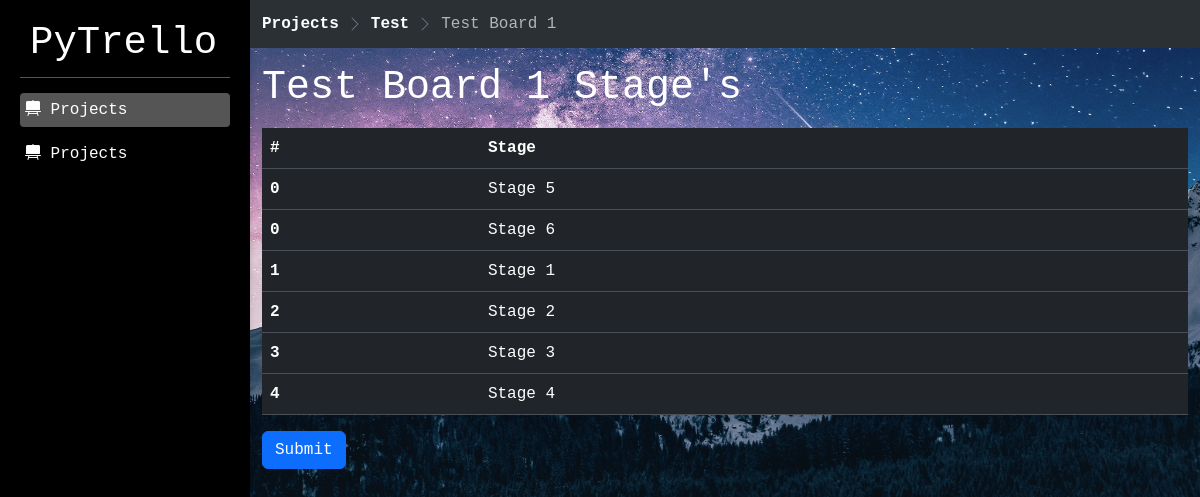
Page /sort/stage/1 on the earlier database version.
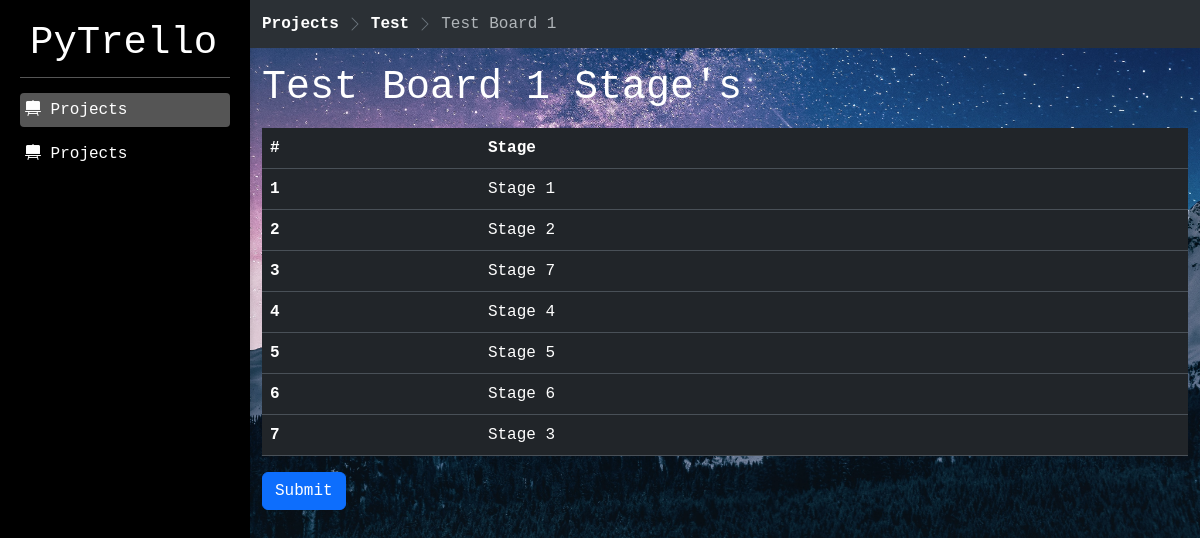
Same page on the later database version.
### project/models.py (models this page shows, shortened)
class Project(models.Model):
    name = models.CharField(max_length=500)
    description = models.TextField(null=True, blank=True)
    image = models.ImageField(upload_to='projects/', null=True, blank=True)
    start_date = models.DateField(auto_now_add=True)
    end_date = models.DateField(null=True, blank=True)
    colour = models.CharField(max_length=10, null=True, blank=True, default="#1e1e1e")
    text_colour = models.CharField(max_length=10, null=True, blank=True, default="#ffffff")

class Board(models.Model):
    name = models.CharField(max_length=200)
    description = models.TextField(null=True, blank=True)
    image = models.ImageField(upload_to='boards/', null=True, blank=True)
    project = models.ForeignKey(Project, related_name="project_boards_set", on_delete=models.CASCADE)
    board_group = models.ForeignKey(BoardGroup, related_name="group_boards_set", on_delete=models.CASCADE, null=True, blank=True)
    total_stages = models.IntegerField(default=0, null=True)
    colour = models.CharField(max_length=10, null=True, blank=True, default="#1e1e1e")
    text_colour = models.CharField(max_length=10, null=True, blank=True, default="#ffffff")

class Stage(models.Model):
    name = models.CharField(max_length=200)
    description = models.TextField(null=True, blank=True)
    project = models.ForeignKey(Project, on_delete=models.CASCADE)
    board_group = models.ForeignKey(BoardGroup, on_delete=models.CASCADE, null=True, blank=True)
    board = models.ForeignKey(Board, on_delete=models.CASCADE)
    order = models.IntegerField(default=0)

### project/views.py (the view)
# urls.py: path('sort/stage/<int:board_id>', views.sort_stages_view, name='sort_stages_view'),
def sort_stages_view(request, board_id: int):
    board = Board.objects.get(pk=board_id)
    stages = board.stage_set.all().order_by("order")
    context = {
        "board": board,
        "bread_crumbs": ["Projects", board.project.name, board.name],
        "last_crumb": board.name,
        "active_menu": "menu-projects",
        "stages": stages,
    }
    if board.image:
        context['background_image'] = board.image.url
    return render(request, "project/sort_stages.html", context)

### project/templates/project/sort_stages.html (shortened to what this page needs)
{% extends 'base_template.html' %}
{% load static %}
{% block content %}
<h1 class="mb-3 mt-3">{{board.name}} Stage's</h1>
<table id="sortableTable" class="table table-responsive rounded-1">
    <thead>
        <tr>
            <th scope="col">#</th>
            <th scope="col">Stage</th>
        </tr>
    </thead>
    <tbody>
        {% for stage in stages %}
        <tr>
            <th scope="row" data-id="{{stage.id}}">{{stage.order}}</th>
            <td>{{stage.name}}</td>
        </tr>
        {% endfor %}
    </tbody>
</table>
 <button class="btn btn-primary" onclick="sortTable()">Submit</button>
{% endblock content %}

### templates/breadcrumb.html
<ol class="breadcrumb breadcrumb-chevron mb-2 mt-2 bg-body-tertiary rounded-3 sticky-top">
    {% for crumb in bread_crumbs %}
        {% if crumb != last_crumb %}
            <li class="breadcrumb-item">
                <a class="link-body-emphasis fw-semibold text-decoration-none" href="#">{{ crumb }}
                </a>
            </li>
        {% else %}
            <li class="breadcrumb-item active" aria-current="page">
                {{ crumb }}
            </li>
        {% endif %}
    {% endfor %}
</ol>

Differences in the rows shown:
shown differently, row unchanged: Stage "Stage 1": moves up the list
shown differently, row unchanged: Stage "Stage 2": moves up the list
added Stage: order "3", name "Stage 7"
shown differently, row unchanged: Stage "Stage 4": moves up the list
changed Stage "Stage 5": order "0" → "5"
changed Stage "Stage 6": order "0" → "6"
changed Stage "Stage 3": order "3" → "7"
